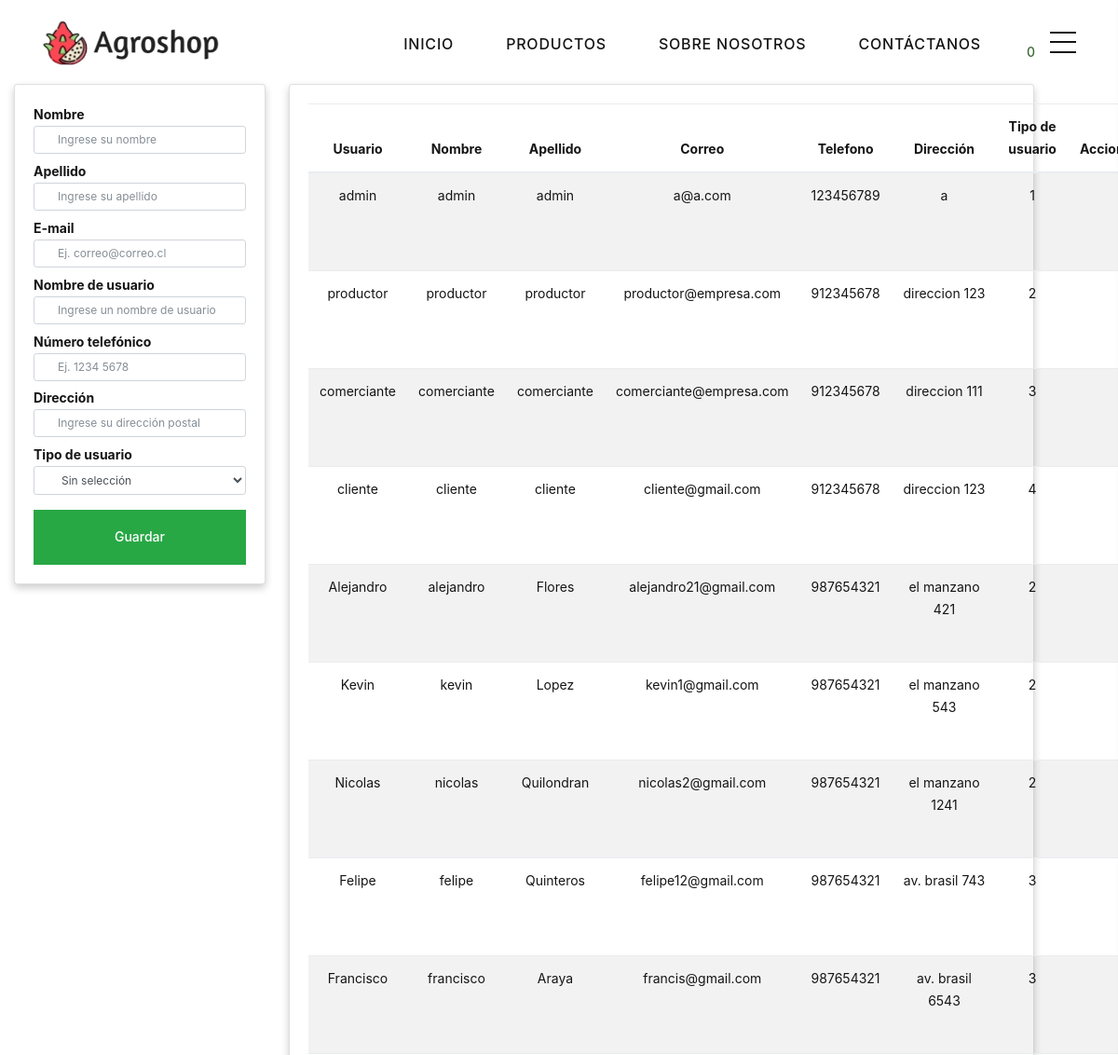
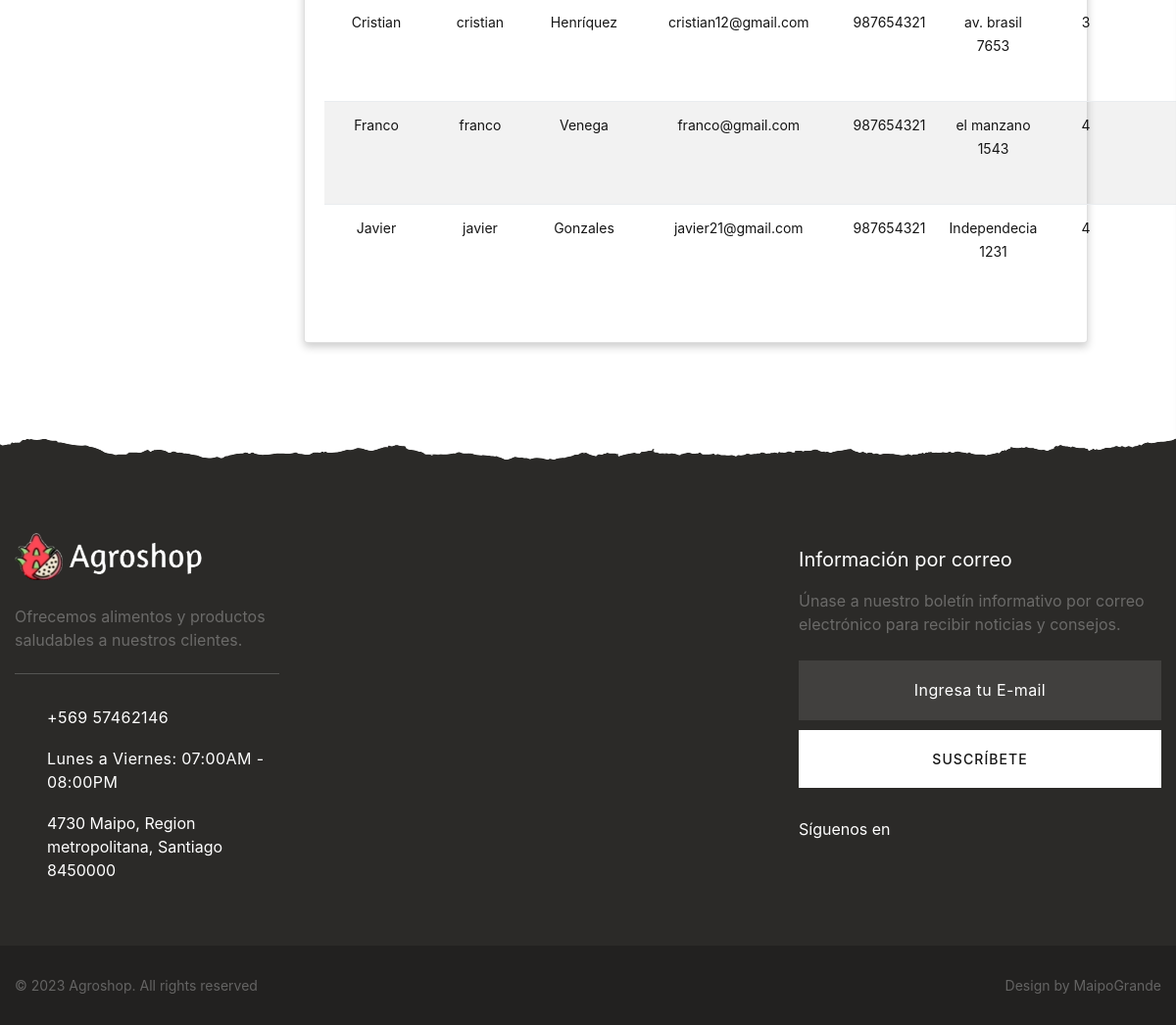
Screenshot of /datos.usuarios.php with the database file from the repository (2 pictures, top to bottom).
### tables this page shows
CREATE TABLE `usuario` (
  `id_usuario` int(11) NOT NULL,
  `usu_nombre` varchar(255) NOT NULL,
  `usu_apellido` varchar(255) NOT NULL,
  `usu_rut` varchar(255) NOT NULL,
  `usu_email` varchar(255) NOT NULL,
  `usu_pass` varchar(255) NOT NULL,
  `usu_usuario` varchar(255) NOT NULL,
  `usu_telefono` varchar(255) NOT NULL,
  `usu_direccion` varchar(255) NOT NULL,
  `id_tipousuario` int(11) NOT NULL,
  `usu_estado` int(10) UNSIGNED NOT NULL DEFAULT 1
);

### datos.usuarios.php (the view, shortened to what this page needs)
<?php include_once 'config/config.php'; ?>
<?php include('header.php'); ?>
<link rel="stylesheet" href="Public/css/bootstrap.css">
<link rel="stylesheet" href="Public/css/fonts.css">
<link rel="stylesheet" href="Public/css/style.css">
<div class="row" style="margin:auto;height: auto;margin-bottom:10%">
    <div class="col-md-3" >
        <div class="card card-body">
            <form action="crud/save.usu.php" method="POST">
                <div class="form-group" style="text-align:left;font-weight:bold">
                    <label>Nombre</label>
                    <input  type="text" name="nombre_2" class="form-control form-control-sm" placeholder="Ingrese su nombre" required>
                    <label style="margin-top:3%">Apellido</label>
                    <input type="text" name="apellido_2" class="form-control form-control-sm" placeholder="Ingrese su apellido" required>
                    <label style="margin-top:3%">E-mail</label>
                    <input type="text" name="email_2" class="form-control form-control-sm" placeholder="Ej. correo@correo.cl" required>
                    <label style="margin-top:3%">Nombre de usuario</label>
                    <input type="text" name="usuario_2" class="form-control form-control-sm" placeholder="Ingrese un nombre de usuario" required>
                    <label style="margin-top:3%">Número telefónico</label>
                    <input type="text" name="telefono_2" class="form-control form-control-sm" placeholder="Ej. 1234 5678" required>
                    <label style="margin-top:3%">Dirección</label>
                    <input type="text" name="direccion_2" class="form-control form-control-sm" placeholder="Ingrese su dirección postal" required>
                    <label style="margin-top:3%">Tipo de usuario</label>
                    <select name="tipo_usuario_2" class="form-control form-control-sm">
                        <option value="0" name="default" disabled selected> Sin selección</option>
                    </select>
                </div>
                <button class="btn btn-success btn-block" style="color:white;" type="submit" value="Guardar" name="Guardar">Guardar</button>
            </form>
        </div>
    </div>
    <div class="col-md-8 card card-body" style="margin-left:10px">
        <table class="table borderless table-striped ">
            <thead>
                <tr>
                    <th>Usuario</th>
                    <th>Nombre</th>
                    <th>Apellido</th>
                    <th>Correo</th>
                    <th>Telefono</th>
                    <th>Dirección</th>
                    <th>Tipo de usuario</th>
                    <th>Acciones</th>
                </tr>
            </thead>
            <tbody>
                <?php
                $query = "SELECT * FROM usuario WHERE usu_estado = 1";
                $result_usuarios = mysqli_query($conexion, $query);
                while ($row = mysqli_fetch_assoc($result_usuarios)) { ?>
                    <tr>
                        <td>
                            <?php echo $row['usu_nombre']; ?>
                        </td>
                        <td>
                            <?php echo $row['usu_usuario']; ?>
                        </td>
                        <td>
                            <?php echo $row['usu_apellido']; ?>
                        </td>
                        <td>
                            <?php echo $row['usu_email']; ?>
                        </td>
                        <td>
                            <?php echo $row['usu_telefono']; ?>
                        </td>
                        <td>
                            <?php echo $row['usu_direccion']; ?>
                        </td>
                        <td>
                            <?php echo $row['id_tipousuario']; ?>
                        </td>
                        <td>
                        <a title="Editar usuario" href="editar.php?id=<?php echo $row['id_usuario'] ?>"  class="btn  col-4" >
                        </a>
                        <a title="Eliminar usuario de la existencia" href="crud/borrar.usuario.php?id=<?php echo $row['id_usuario'] ?>"  style="color:#F07155" class="btn  col-4" >
                        </a>
                        </td>
                    </tr>
                <?php } ?>
            </tbody>
        </table>
    </div>
</div>
<?php include('footer.php'); ?>

### header.php (shortened to what this page needs)
<?php
$totalCantidad = 0;
?>
<!DOCTYPE html>
<html class="wide wow-animation" lang="en">
<head>
  <link rel="stylesheet" href="Public/css/bootstrap.css">
  <link rel="stylesheet" href="Public/css/fonts.css">
  <link rel="stylesheet" href="Public/css/style.css">
</head>
<div class="page">
  <header class="section page-header">
    <div class="rd-navbar-wrap rd-navbar-modern-wrap">
      <nav class="rd-navbar rd-navbar-modern" data-layout="rd-navbar-fixed" data-sm-layout="rd-navbar-fixed"
        data-md-layout="rd-navbar-fixed" data-md-device-layout="rd-navbar-fixed" data-lg-layout="rd-navbar-static"
        data-lg-device-layout="rd-navbar-fixed" data-xl-layout="rd-navbar-static"
        data-xl-device-layout="rd-navbar-static" data-xxl-layout="rd-navbar-static"
        data-xxl-device-layout="rd-navbar-static" data-lg-stick-up-offset="46px" data-xl-stick-up-offset="46px"
        data-xxl-stick-up-offset="70px" data-lg-stick-up="true" data-xl-stick-up="true" data-xxl-stick-up="true">
        <div class="rd-navbar-main-outer">
          <div class="rd-navbar-main">
            <div class="rd-navbar-panel">
              <div class="rd-navbar-brand"><a class="brand" href="index.php"><img
                    src="Public/images/logo-default-196x47.png" alt="" width="196" height="47" /></a></div>
            </div>
            <div class="rd-navbar-main-element">
              <div class="rd-navbar-nav-wrap">
                <div class="rd-navbar-basket-wrap">
                  <button class="rd-navbar-basket fl-bigmug-line-shopping198"
                    data-rd-navbar-toggle=".cart-inline"><span>
                      <?php echo $totalCantidad; ?>
                    </span></button>
                </div>
                <ul class="rd-navbar-nav">
                  <li class="rd-nav-item"><a class="rd-nav-link" href="index.php">Inicio</a>
                  </li>
                  <li class="rd-nav-item">
                    <?php
                    if (isset($_SESSION['tipo_usuario'])) {
                      if ($_SESSION['tipo_usuario'] == 1 || $_SESSION['tipo_usuario'] == 2 || $_SESSION['tipo_usuario'] == 3 || $_SESSION['tipo_usuario'] == 4) {
                        echo '<a class="rd-nav-link" href="venta2.php">Productos</a>';
                      }
                    } else {
                      echo '<a class="rd-nav-link" href="venta.php">Productos</a>';
                    }
                    ?>
                  </li>
                  <li class="rd-nav-item"><a class="rd-nav-link" href="sobre_nosotros.php">Sobre Nosotros</a>
                  </li>
                  <li class="rd-nav-item"><a class="rd-nav-link" href="contacto.php">Contáctanos</a>
                  </li>
                </ul>
              </div>
              <div class="rd-navbar-project-hamburger" data-multitoggle=".rd-navbar-main"
                data-multitoggle-blur=".rd-navbar-wrap" data-multitoggle-isolate>
                <div class="project-hamburger-2"><span class="project-hamburger-arrow"></span><span
                    class="project-hamburger-arrow"></span><span class="project-hamburger-arrow"></span>
                </div>
              </div>
            </div>
          </div>
        </div>
      </nav>
    </div>
  </header>

### footer.php (shortened to what this page needs)
<footer class="section footer-variant-2 footer-modern context-dark section-top-image section-top-image-dark">
  <div class="footer-variant-2-content">
    <div class="container">
      <div class="row row-40 justify-content-between">
        <div class="col-sm-6 col-lg-4 col-xl-3">
          <div class="oh-desktop">
            <div class="wow slideInRight" data-wow-delay="0s">
              <div class="footer-brand"><a href="index.html"><img src="Public/images/logo-inverse-196x42.png" alt=""
                    width="196" height="42" /></a></div>
              <p>Ofrecemos alimentos y productos saludables a nuestros clientes.</p>
              <ul class="footer-contacts d-inline-block d-md-block">
                <li>
                  <div class="unit unit-spacing-xs">
                    <div class="unit-left"><span class="icon fa fa-phone"></span></div>
                    <div class="unit-body"><a class="link-phone" href="tel:#">+569 57462146</a></div>
                  </div>
                </li>
                <li>
                  <div class="unit unit-spacing-xs">
                    <div class="unit-left"><span class="icon fa fa-clock-o"></span></div>
                    <div class="unit-body">
                      <p>Lunes a Viernes: 07:00AM - 08:00PM</p>
                    </div>
                  </div>
                </li>
                <li>
                  <div class="unit unit-spacing-xs">
                    <div class="unit-left"><span class="icon fa fa-location-arrow"></span></div>
                    <div class="unit-body"><a class="link-location" href="#">4730 Maipo, Region metropolitana, Santiago
                        8450000</a></div>
                  </div>
                </li>
              </ul>
            </div>
          </div>
        </div>
        <div class="col-sm-6 col-lg-4 col-xl-4">
          <div class="oh-desktop">
            <div class="inset-top-18 wow slideInDown" data-wow-delay="0s">
              <h5>Información por correo</h5>
              <p>Únase a nuestro boletín informativo por correo electrónico para recibir noticias y consejos.</p>
              <form class="rd-form rd-mailform" data-form-output="form-output-global" data-form-type="subscribe"
                method="post" action="bat/rd-mailform.php">
                <div class="form-wrap">
                  <input class="form-input" id="subscribe-form-5-email" type="email" name="email"
                    data-constraints="@Email @Required">
                  <label class="form-label" for="subscribe-form-5-email">Ingresa tu E-mail</label>
                </div>
                <button class="button button-block button-white" type="submit">Suscríbete</button>
              </form>
              <div class="group-lg group-middle">
                <p class="text-white">Síguenos en</p>
                <div>
                  <ul class="list-inline list-inline-sm footer-social-list-2">
                    <li><a class="icon fa fa-facebook" href="#"></a></li>
                    <li><a class="icon fa fa-twitter" href="#"></a></li>
                    <li><a class="icon fa fa-google-plus" href="#"></a></li>
                    <li><a class="icon fa fa-instagram" href="#"></a></li>
                  </ul>
                </div>
              </div>
            </div>
          </div>
        </div>
      </div>
    </div>
  </div>
  <div class="footer-variant-2-bottom-panel">
    <div class="container">
      <div class="group-sm group-sm-justify">
        <p class="rights"><span>&copy;&nbsp;</span><span class="copyright-year"></span> <span>Agroshop</span>. All
          rights reserved
        </p>
        <p class="rights">Design&nbsp;by&nbsp;<a href="#">MaipoGrande</a></p>
      </div>
    </div>
  </div>
</footer>
</div>

### rows the page displays
usuario: usu_nombre "admin", usu_usuario "admin", usu_apellido "admin", usu_email "a@a.com", usu_telefono "123456789", usu_direccion "a", id_tipousuario "1"
usuario: usu_nombre "productor", usu_usuario "productor", usu_apellido "productor", usu_email "productor@empresa.com", usu_telefono "912345678", usu_direccion "direccion 123", id_tipousuario "2"
usuario: usu_nombre "comerciante", usu_usuario "comerciante", usu_apellido "comerciante", usu_email "comerciante@empresa.com", usu_telefono "912345678", usu_direccion "direccion 111", id_tipousuario "3"
usuario: usu_nombre "cliente", usu_usuario "cliente", usu_apellido "cliente", usu_email "cliente@gmail.com", usu_telefono "912345678", usu_direccion "direccion 123", id_tipousuario "4"
usuario: usu_nombre "Alejandro", usu_usuario "alejandro", usu_apellido "Flores", usu_email "alejandro21@gmail.com", usu_telefono "987654321", usu_direccion "el manzano 421", id_tipousuario "2"
usuario: usu_nombre "Kevin", usu_usuario "kevin", usu_apellido "Lopez", usu_email "kevin1@gmail.com", usu_telefono "987654321", usu_direccion "el manzano 543", id_tipousuario "2"
usuario: usu_nombre "Nicolas", usu_usuario "nicolas", usu_apellido "Quilondran", usu_email "nicolas2@gmail.com", usu_telefono "987654321", usu_direccion "el manzano 1241", id_tipousuario "2"
usuario: usu_nombre "Felipe", usu_usuario "felipe", usu_apellido "Quinteros", usu_email "felipe12@gmail.com", usu_telefono "987654321", usu_direccion "av. brasil 743", id_tipousuario "3"
usuario: usu_nombre "Francisco", usu_usuario "francisco", usu_apellido "Araya", usu_email "francis@gmail.com", usu_telefono "987654321", usu_direccion "av. brasil 6543", id_tipousuario "3"
usuario: usu_nombre "Cristian", usu_usuario "cristian", usu_apellido "Henríquez", usu_email "cristian12@gmail.com", usu_telefono "987654321", usu_direccion "av. brasil 7653", id_tipousuario "3"
usuario: usu_nombre "Franco", usu_usuario "franco", usu_apellido "Venega", usu_email "franco@gmail.com", usu_telefono "987654321", usu_direccion "el manzano 1543", id_tipousuario "4"
usuario: usu_nombre "Javier", usu_usuario "javier", usu_apellido "Gonzales", usu_email "javier21@gmail.com", usu_telefono "987654321", usu_direccion "Independecia 1231", id_tipousuario "4"

### other values shown
$totalCantidad "0"
